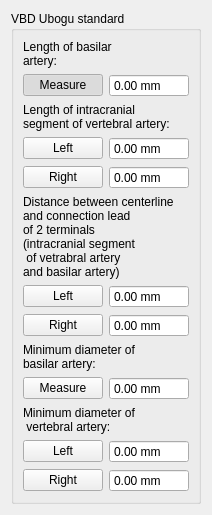
<?xml version="1.0" encoding="UTF-8"?>
<ui version="4.0">
 <class>QInteractorStyleSurfaceCenterLineVBDUboguStandard</class>
 <widget class="QWidget" name="QInteractorStyleSurfaceCenterLineVBDUboguStandard">
  <property name="geometry">
   <rect>
    <x>0</x>
    <y>0</y>
    <width>212</width>
    <height>498</height>
   </rect>
  </property>
  <property name="windowTitle">
   <string>QInteractorStyleSurfaceCenterLineUboguStandard</string>
  </property>
  <layout class="QVBoxLayout" name="verticalLayout">
   <item>
    <widget class="QGroupBox" name="groupBox">
     <property name="title">
      <string>VBD Ubogu standard</string>
     </property>
     <layout class="QGridLayout" name="gridLayout">
      <item row="9" column="1">
       <widget class="QDoubleSpinBox" name="doubleSpinBoxMinimumDiameterOfBasilarArtery">
        <property name="buttonSymbols">
         <enum>QAbstractSpinBox::NoButtons</enum>
        </property>
        <property name="suffix">
         <string> mm</string>
        </property>
       </widget>
      </item>
      <item row="11" column="0">
       <widget class="QPushButton" name="pushButtonMinimumDiameterOfLeftVetebralArtery">
        <property name="text">
         <string>Left</string>
        </property>
        <property name="checkable">
         <bool>true</bool>
        </property>
        <attribute name="buttonGroup">
         <string notr="true">buttonGroup</string>
        </attribute>
       </widget>
      </item>
      <item row="9" column="0">
       <widget class="QPushButton" name="pushButtonMinimumDiameterOfBasilarArtery">
        <property name="text">
         <string>Measure</string>
        </property>
        <property name="checkable">
         <bool>true</bool>
        </property>
        <attribute name="buttonGroup">
         <string notr="true">buttonGroup</string>
        </attribute>
       </widget>
      </item>
      <item row="11" column="1">
       <widget class="QDoubleSpinBox" name="doubleSpinBoxMinimumDiameterOfLeftVetebralArtery">
        <property name="buttonSymbols">
         <enum>QAbstractSpinBox::NoButtons</enum>
        </property>
        <property name="suffix">
         <string> mm</string>
        </property>
       </widget>
      </item>
      <item row="8" column="0" colspan="2">
       <widget class="QLabel" name="label_3">
        <property name="text">
         <string>Minimum diameter of 
basilar artery:</string>
        </property>
       </widget>
      </item>
      <item row="3" column="1">
       <widget class="QDoubleSpinBox" name="doubleSpinBoxLengthOfIntracranialSegmentOfLeftVetrabralArtery">
        <property name="buttonSymbols">
         <enum>QAbstractSpinBox::NoButtons</enum>
        </property>
        <property name="suffix">
         <string> mm</string>
        </property>
       </widget>
      </item>
      <item row="4" column="0">
       <widget class="QPushButton" name="pushButtonLengthOfIntracranialSegmentOfRightVetrabralArtery">
        <property name="text">
         <string>Right</string>
        </property>
        <property name="checkable">
         <bool>true</bool>
        </property>
        <attribute name="buttonGroup">
         <string notr="true">buttonGroup</string>
        </attribute>
       </widget>
      </item>
      <item row="4" column="1">
       <widget class="QDoubleSpinBox" name="doubleSpinBoxLengthOfIntracranialSegmentOfRightVetrabralArtery">
        <property name="buttonSymbols">
         <enum>QAbstractSpinBox::NoButtons</enum>
        </property>
        <property name="suffix">
         <string> mm</string>
        </property>
       </widget>
      </item>
      <item row="3" column="0">
       <widget class="QPushButton" name="pushButtonLengthOfIntracranialSegmentOfLeftVetrabralArtery">
        <property name="text">
         <string>Left</string>
        </property>
        <property name="checkable">
         <bool>true</bool>
        </property>
        <attribute name="buttonGroup">
         <string notr="true">buttonGroup</string>
        </attribute>
       </widget>
      </item>
      <item row="10" column="0" colspan="2">
       <widget class="QLabel" name="label_4">
        <property name="text">
         <string>Minimum diameter of 
 vertebral artery:</string>
        </property>
       </widget>
      </item>
      <item row="0" column="0" colspan="2">
       <widget class="QLabel" name="label">
        <property name="text">
         <string>Length of basilar 
artery: </string>
        </property>
       </widget>
      </item>
      <item row="7" column="0">
       <widget class="QPushButton" name="pushButtonDistanceBetweenCenterlineAndConnectionLeadOf2TerminalsRightIntracranialSegmentOfVertebralArteryAndBasilarArtery">
        <property name="text">
         <string>Right</string>
        </property>
        <property name="checkable">
         <bool>true</bool>
        </property>
        <attribute name="buttonGroup">
         <string notr="true">buttonGroup</string>
        </attribute>
       </widget>
      </item>
      <item row="7" column="1">
       <widget class="QDoubleSpinBox" name="doubleSpinBoxDistanceBetweenCenterlineAndConnectionLeadOf2TerminalsRightIntracranialSegmentOfVertebralArteryAndBasilarArtery">
        <property name="buttonSymbols">
         <enum>QAbstractSpinBox::NoButtons</enum>
        </property>
        <property name="suffix">
         <string> mm</string>
        </property>
       </widget>
      </item>
      <item row="5" column="0" colspan="2">
       <widget class="QLabel" name="label_15">
        <property name="text">
         <string>Distance between centerline 
and connection lead 
of 2 terminals 
(intracranial segment
 of vetrabral artery 
and basilar artery)</string>
        </property>
       </widget>
      </item>
      <item row="6" column="0">
       <widget class="QPushButton" name="pushButtonDistanceBetweenCenterlineAndConnectionLeadOf2TerminalsLeftIntracranialSegmentOfVertebralArteryAndBasilarArtery">
        <property name="text">
         <string>Left</string>
        </property>
        <property name="checkable">
         <bool>true</bool>
        </property>
        <attribute name="buttonGroup">
         <string notr="true">buttonGroup</string>
        </attribute>
       </widget>
      </item>
      <item row="6" column="1">
       <widget class="QDoubleSpinBox" name="doubleSpinBoxDistanceBetweenCenterlineAndConnectionLeadOf2TerminalsLeftIntracranialSegmentOfVertebralArteryAndBasilarArtery">
        <property name="buttonSymbols">
         <enum>QAbstractSpinBox::NoButtons</enum>
        </property>
        <property name="suffix">
         <string> mm</string>
        </property>
       </widget>
      </item>
      <item row="1" column="1">
       <widget class="QDoubleSpinBox" name="doubleSpinBoxLengthOfBasilaarArtery">
        <property name="buttonSymbols">
         <enum>QAbstractSpinBox::NoButtons</enum>
        </property>
        <property name="suffix">
         <string> mm</string>
        </property>
       </widget>
      </item>
      <item row="1" column="0">
       <widget class="QPushButton" name="pushButtonLengthOfBasilarArtery">
        <property name="text">
         <string>Measure</string>
        </property>
        <property name="checkable">
         <bool>true</bool>
        </property>
        <property name="checked">
         <bool>true</bool>
        </property>
        <attribute name="buttonGroup">
         <string notr="true">buttonGroup</string>
        </attribute>
       </widget>
      </item>
      <item row="2" column="0" colspan="2">
       <widget class="QLabel" name="label_2">
        <property name="text">
         <string>Length of intracranial 
segment of vertebral artery: </string>
        </property>
       </widget>
      </item>
      <item row="12" column="0">
       <widget class="QPushButton" name="pushButtonMinimumDiameterOfRightVetebralArtery">
        <property name="text">
         <string>Right</string>
        </property>
        <property name="checkable">
         <bool>true</bool>
        </property>
        <attribute name="buttonGroup">
         <string notr="true">buttonGroup</string>
        </attribute>
       </widget>
      </item>
      <item row="12" column="1">
       <widget class="QDoubleSpinBox" name="doubleSpinBoxMinimumDiameterOfRightVetebralArtery">
        <property name="buttonSymbols">
         <enum>QAbstractSpinBox::NoButtons</enum>
        </property>
        <property name="suffix">
         <string> mm</string>
        </property>
       </widget>
      </item>
     </layout>
    </widget>
   </item>
   <item>
    <spacer name="verticalSpacer">
     <property name="orientation">
      <enum>Qt::Vertical</enum>
     </property>
     <property name="sizeHint" stdset="0">
      <size>
       <width>20</width>
       <height>40</height>
      </size>
     </property>
    </spacer>
   </item>
  </layout>
 </widget>
 <resources/>
 <connections/>
 <buttongroups>
  <buttongroup name="buttonGroup"/>
 </buttongroups>
</ui>
